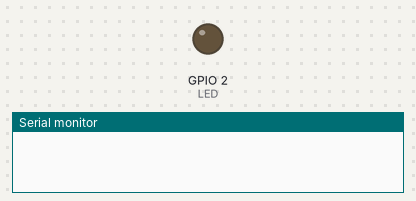
Bench run of a sketch on a simulated ESP8266 (NodeMCU). Parts: output pins drawn as LEDs (lit = HIGH), the last lines printed to the serial monitor.

Above: at 0.0 s.
At 1.1 s:
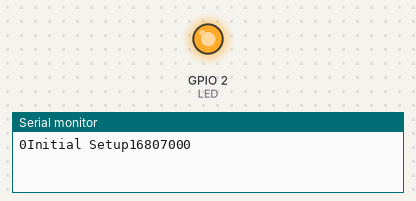
Timing chart, 0 to 2.6 s (numbered marks = the images above):
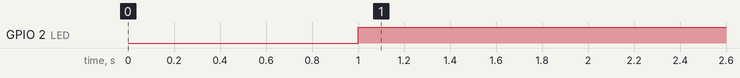

The sketch:

server.ino
```cpp
#include <ESP8266WiFi.h>
#include <WiFiClient.h>
#include <ESP8266WebServer.h>
#include <time.h>
#include <Ticker.h>

Ticker blinker;

#define RANDOM_MAX 0x7FFFFFFF

#define LED 2
unsigned test_in=1000,test;
const char* password = "'_':|^^|{}D";
char ssid[100];
unsigned long randomo(unsigned int *ctx)
{
         /*
>        * Compute x = (7^5 * x) mod (2^31 - 1)
>        * wihout overflowing 31 bits:
>        *      (2^31 - 1) = 127773 * (7^5) + 2836
>        * From "Random number generators: good ones are hard to find",
>        * Park and Miller, Communications of the ACM, vol. 31, no. 10,
>        * October 1988, p. 1195.
>        */
       unsigned long hi, lo, x;

      x = *ctx;
       /* Can't be initialized with 0, so use another value. */
       if (x == 0)
              x = 123459876L;
      hi = x / 127773L;
      lo = x % 127773L;
      x = 16807L * lo - 2836L * hi;
       if (x < 0)
              x += 0x7fffffffL;
       return ((*ctx = x) % ((unsigned long)RANDOM_MAX + 1));
}


void changeWifi()
{
  test = randomo(&test_in);
  test_in=test;
  Serial.print(test);
  sprintf(ssid, "bi0s_%d", test);
  WiFi.softAP(ssid, password);
  IPAddress myIP = WiFi.softAPIP();
  digitalWrite(LED,!(digitalRead(LED)));
  delay(1000);
  digitalWrite(LED,!(digitalRead(LED)));
}
void setup() {
  delay(1000);
  Serial.begin(115200);
  Serial.println();
  Serial.print(test);
  Serial.print("Initial Setup");
  pinMode(LED, OUTPUT);
  digitalWrite(LED, HIGH);
  test = randomo(&test_in);
  test_in=test;
  Serial.print(test);
  sprintf(ssid, "bi0s_%d", test);
  WiFi.softAP(ssid, password);
  delay(180000);
  blinker.attach(1800, changeWifi);
}

void loop() {
}
```

Measured:
- by itself, GPIO 2 (LED): LOW → HIGH at 1.0 s
